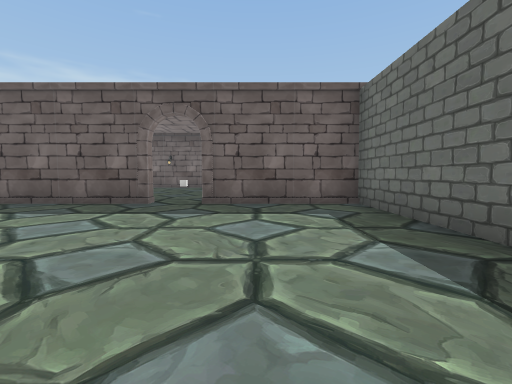
[1] (above)

23 first-person views from a walk through a Unity game level. The camera is 1.3 m above the floor, tilts 4° down and sees 90° across. The floor is counted in squares, 1.89 m on a side. Each view is taken from the middle of a square. On the plan, view 1 faces up. The plan holds only what a view shows up to about 9 squares ahead; the rest is blank. The place goes on beyond the plan. The player is left out. Some surface patterns are stand-ins.

[2]
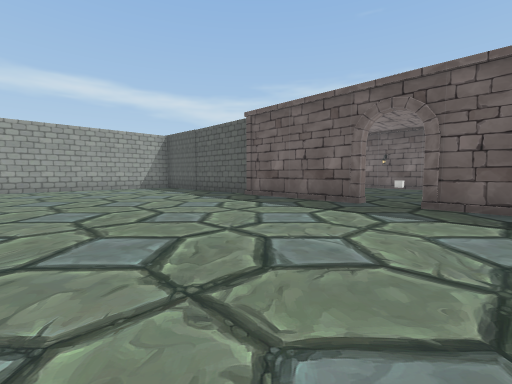

[3]
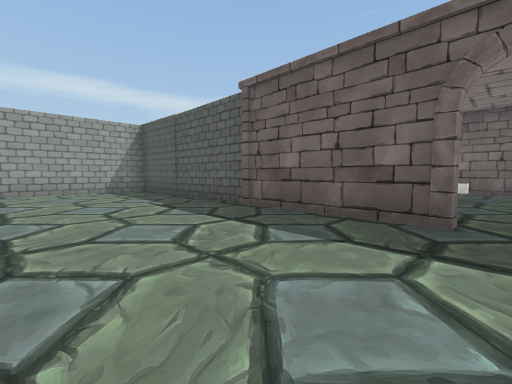

[4]
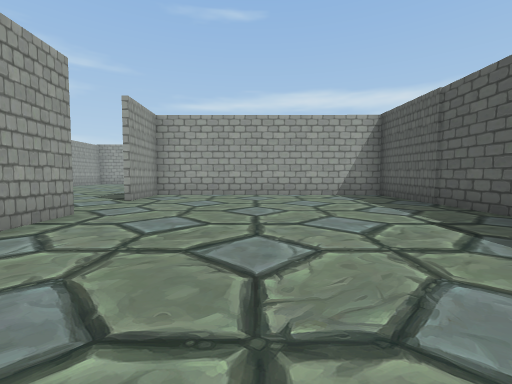

[5]
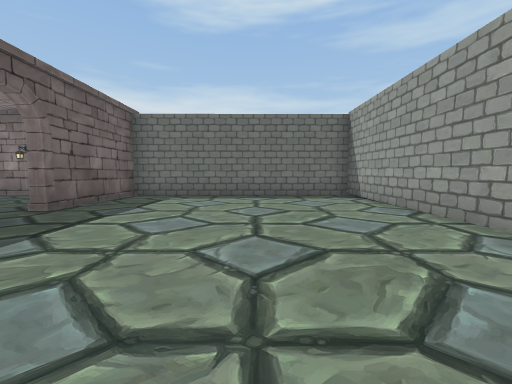

[6]
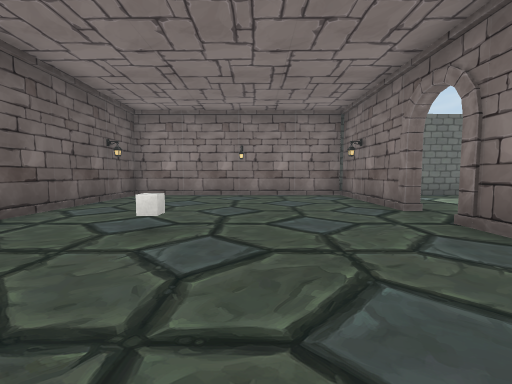

[7]
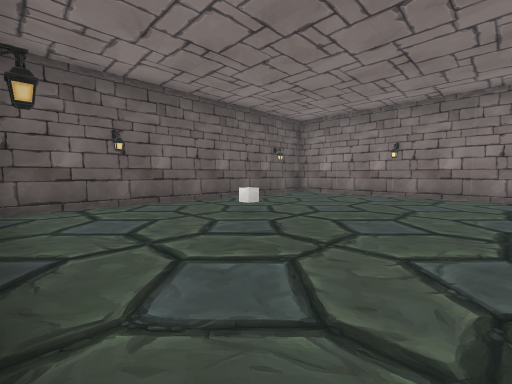

[8]
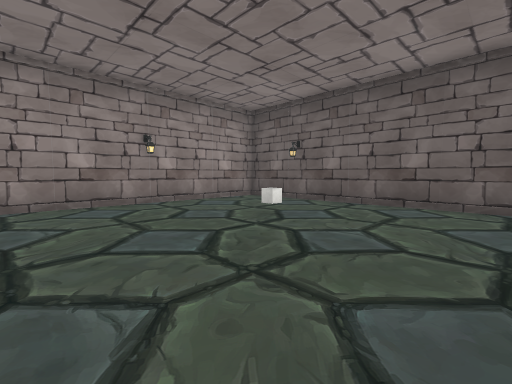

[9]
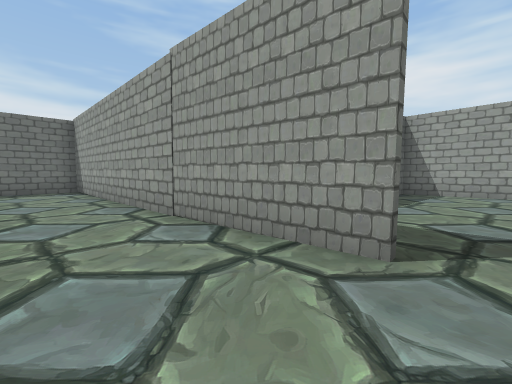

[10]
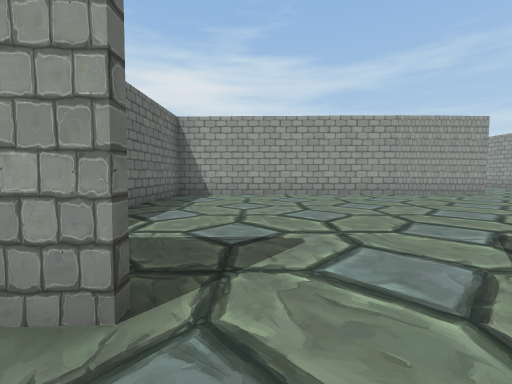

[11]
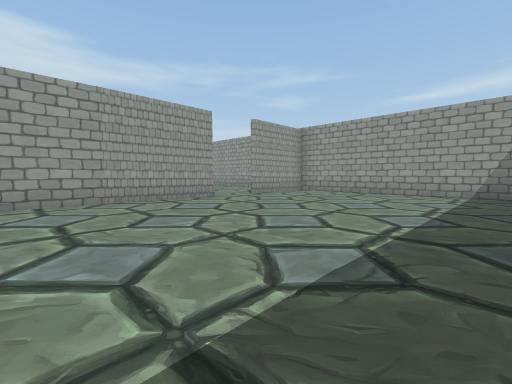

[12]
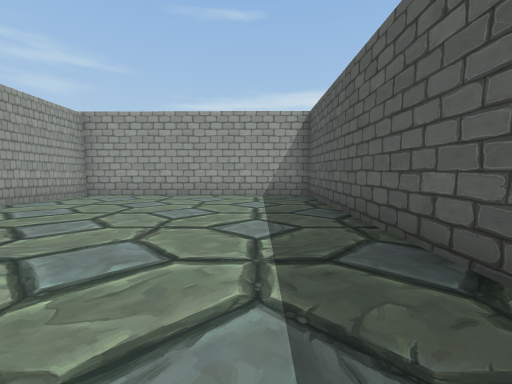

[13]
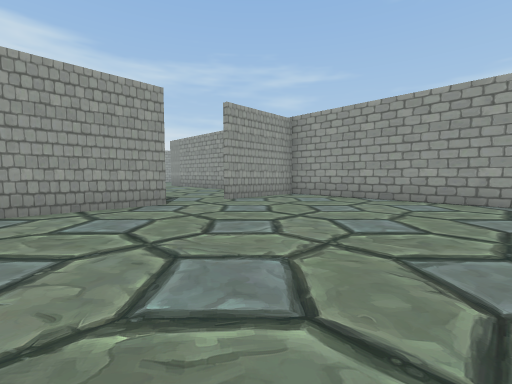

[14]
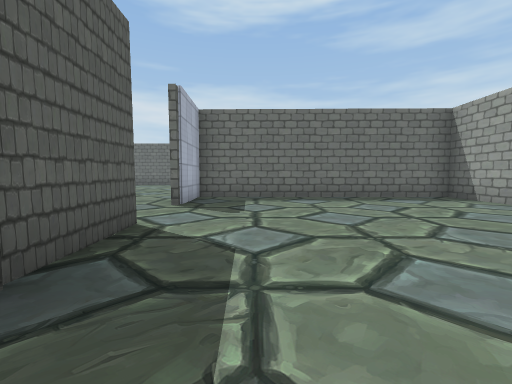

[15]
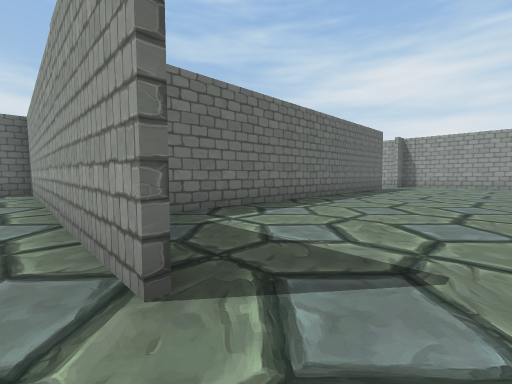

[16]
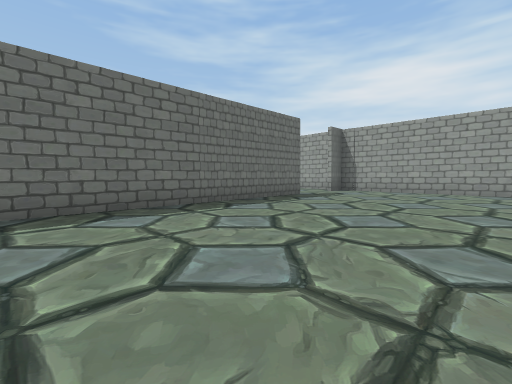

[17]
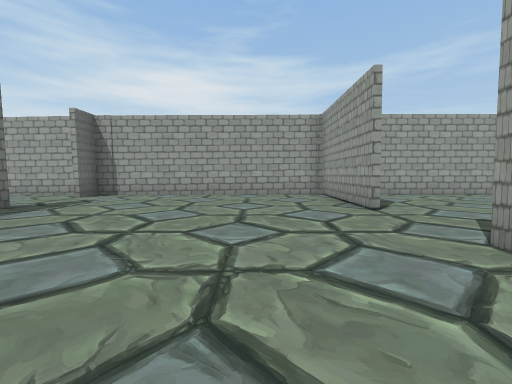

[18]
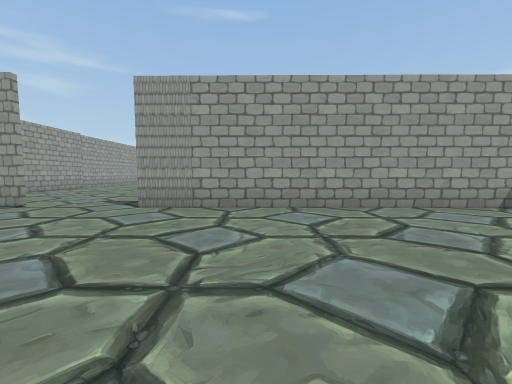

[19]
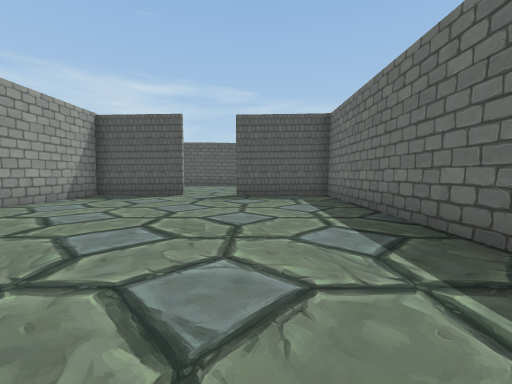

[20]
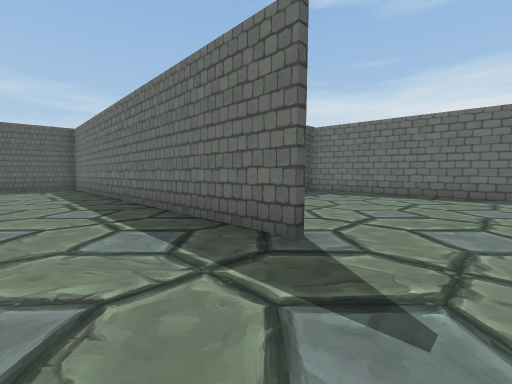

[21]
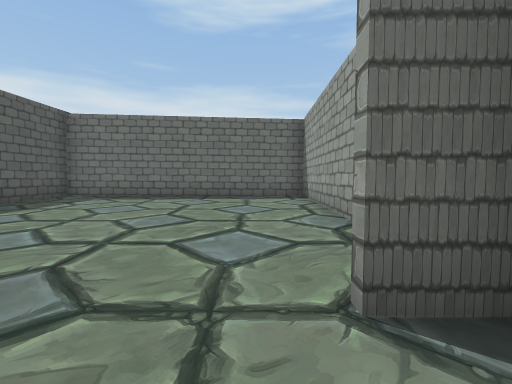

[22]
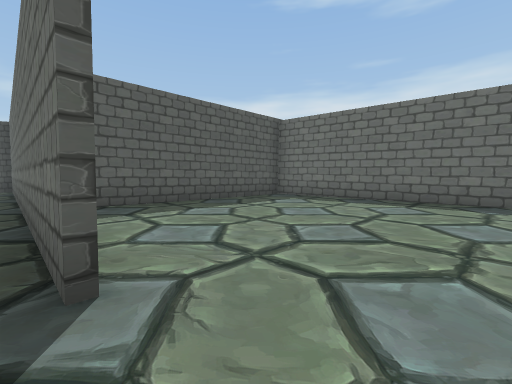

[23]
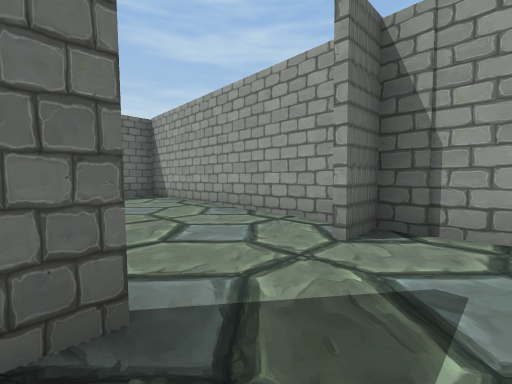

### Floor plan
Points are (right, up) in squares from view 1. A wall is a line through its corners. A room is listed if a view was taken in it or the views show most of it. See-through windows are left out.
Room 1 (views 1, 2, 3, 4, 5, 9, 10)
walls: (-6.6, 6.1) (-9.8, 6.2); (-2.5, 6) (-6.5, 6); (-8.4, -1.1) (2.5, -0.7); (-9.7, 6) (-12.5, 6) (-12.5, -1.3) (-10.5, -1.2); (2.5, 6) (-1.2, 6); (2.4, -1.1) (2.4, 5.9)
ways out: opening at (-2, 6) to room 2; opening at (-9.5, -1) to room 3
Room 2 (views 6, 7, 8)
walls: (-1.2, 6.2) (2.4, 6.2); (-3.4, 6.2) (-2.5, 6.2); (2.4, 5.9) (2.4, 12.9) (-6.2, 12.9) (-6.2, 6.9)
ways out: opening at (-2, 6) to room 1
objects: cube (-3, 10)
Room 3 (views 11, 12, 13, 14, 15)
walls: (-14.5, -1.5) (-21.1, -1.3) (-21.2, -8.5) (-18.4, -8.5); (-16.7, -8.5) (-6.4, -8.7) (-6.2, -1.3) (-8.3, -1.3); (-10.5, -1.5) (-12.6, -1.5)
ways out: opening at (-9.5, -1) to room 1; opening at (-17.5, -9) to room 4
Room 4 (views 16, 17, 18, 19, 20, 21, 22, 23)
walls: (-13.8, -20.4) (-13.7, -8.7) (-16.7, -8.7); (-21.3, -19.7) (-21.3, -23.7) (-14.3, -23.4); (-18.3, -8.6) (-21.2, -8.6) (-21.3, -17.5); (-14.5, -23.3) (-13.8, -23.3) (-13.8, -22.4)
ways out: opening at (-17.5, -9) to room 3; opening at (-14, -21.5) to room 5; opening at (-21, -18.5)
Room 5 (no view inside)
walls: (-13.2, -23.4) (-6.7, -23.5) (-7.1, -16.2) (-12.7, -16)
ways out: opening at (-14, -21.5) to room 4

Positions as (right, up) in squares from view 1, and headings:
1: (0, 0), facing up
2: (0, 0), facing up-left
3: (-2, 2), facing up-left
4: (-4, 2), facing left
5: (-6, 2), facing right
6: (-6, 9), facing right
7: (-6, 7), facing up-right
8: (0, 7), facing up-left
9: (-9, 1), facing down-right
10: (-9, 0), facing down
11: (-12, -2), facing down-left
12: (-13, -3), facing left
13: (-14, -3), facing down-left
14: (-14, -3), facing right
15: (-18, -8), facing down-right
16: (-19, -13), facing down-right
17: (-19, -15), facing down
18: (-16, -15), facing left
19: (-16, -17), facing up
20: (-16, -22), facing up-right
21: (-15, -22), facing right
22: (-14, -22), facing up-right
23: (-15, -20), facing down-right
